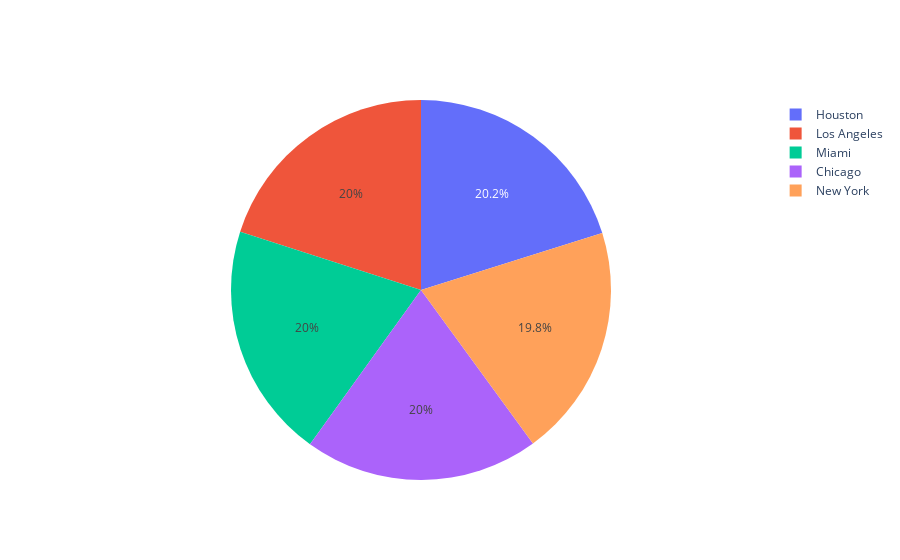

Write notebook code for a chart like this one.
### Code cell
fig = go.Figure(data=[go.Pie(labels=df['Location'].value_counts().index , values=df['Location'].value_counts())])
fig.show()

### Figure 1 — Plotly figure (JSON) as saved in the notebook; plotly's stock layout.template omitted (floating-point values rounded to 4 significant figures)
{"data": [{"labels": ["Houston", "Los Angeles", "Miami", "Chicago", "New York"], "type": "pie", "values": [20157, 20041, 20031, 19958, 19813]}], "layout": {}}
